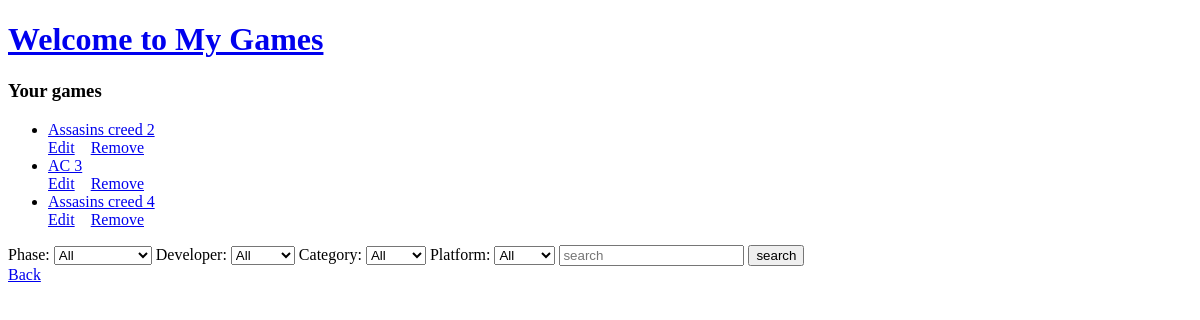
Before: /home/gameList with the older database file.
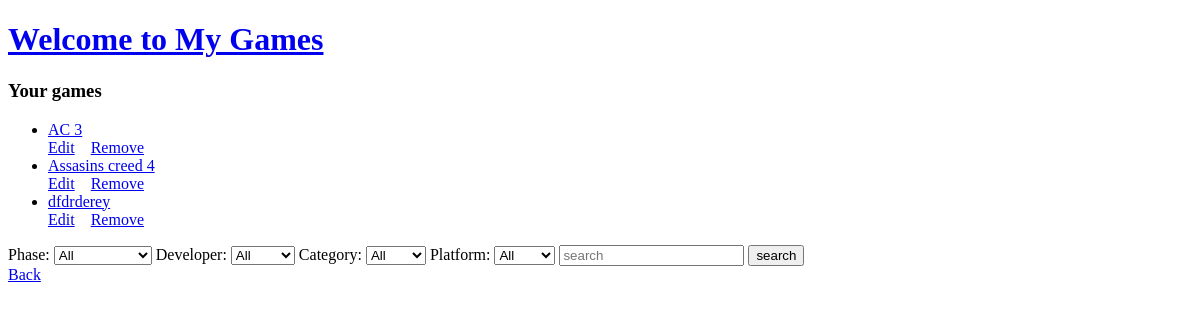
After: the same page with the newer database file.
### Game/models.py (models this page shows)
class Game(models.Model):
    name = models.CharField(max_length = 100)
    year = models.IntegerField()
    phase = models.ForeignKey(Phase, on_delete = models.CASCADE)
    developer = models.ForeignKey(Developer, on_delete = models.CASCADE)
    platform = models.ForeignKey(Platform, on_delete = models.CASCADE)
    category = models.ForeignKey(Category, on_delete = models.CASCADE)
    def __str__(self):
        return self.name

### Game/views.py (the view, shortened to what this page needs)
# urls.py: path('gameList', views.gameList, name="gameList"),
def gameList(request):
    games = Game.objects.all()
    phases = Phase.objects.all()
    developers = Developer.objects.all()
    categories = Category.objects.all()
    platforms = Platform.objects.all()
    dictionary = {
        "phases": phases,
        "developers": developers,
        "categories": categories,
        "platforms": platforms
    }
    dictionary["games"] = games
    return render(request, "gameList.html", dictionary)

### Game/models.py (called while the page is built)
    def __str__(self):
        return self.state

    def __str__(self):
        return self.name

    def __str__(self):
        return self.name

    def __str__(self):
        return self.genre

### Game/templates/gameList.html (shortened to what this page needs)
{% extends 'home.html' %}
{% block content %}
<h3>Your games</h3>
    <ul>
        {% for game in games %}
        <li>
            <a href="{% url 'gameInfo' game.id %}">{{ game }}</a>
             <br>
             <div style=" display:flex; gap:1em">
                <a href="{% url 'editGame' game.id %}">Edit</a>
                <a href="{% url 'removeGame' game.id %}">Remove</a>
             </div>
        </li>
        {% endfor %}
    </ul>
    <div>
        <form action="{% url 'gameList' %}" method="POST">
            <label for="">Phase:</label>
            <select name="gamePhases">
                <option value="all">All</option>
            </select>
            <label for="">Developer:</label>
            <select name="gameDevelopers">
                <option value="all">All</option>
            </select>
            <label for="">Category:</label>
            <select name="gameCategories">
                <option value="all">All</option>
            </select>
            <label for="">Platform:</label>
            <select name="gamePlatforms">
                <option value="all">All</option>
            </select>
            <input type="text" name="checkName" placeholder="search">
            <input type="submit" value="search">
        </form>
    </div>
    <a href="{% url 'home' %}">Back</a>
{% endblock %}

Changed rows visible on the page:
removed Game: name "Assasins creed 2"
added Game: name "dfdrderey"
